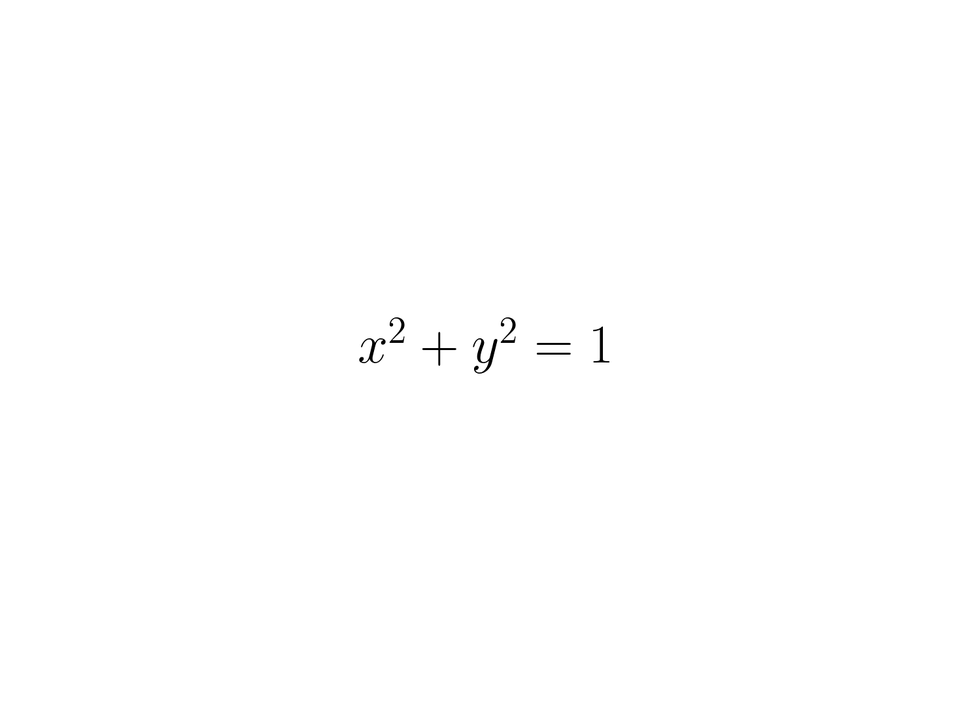
#> input picture tests/md2pdf/circle.png, 973 x 725 px, shrunk from 1488 x 1108 before the run
$ python math-tex.py
#> lines starting #> are read from the running program, lines starting #| are printed output that depends on the picture
import os
import matplotlib.pyplot as plt
from typing import Union, Tuple

import numpy as np
from PIL import Image

def to_inline_expr(math_expr: str):
    return f"${math_expr}$"

def latex_to_image(math_expr: str, file_name: str) -> None:
    file_format = os.path.splitext(file_name)[1][1:]

    # Set the LaTeX font
    plt.rcParams['text.usetex'] = True
    plt.rcParams['text.latex.preamble'] = r'\usepackage{amsmath}'

    # Add $ symbols to format the string as an inline math expression
    inline_expr = f"${math_expr}$"

    # Create a plot with the expression
    fig, ax = plt.subplots()
    ax.text(0.5, 0.5, inline_expr, size=20, ha='center')

    # Remove the plot axes
    ax.set_axis_off()

    # Save the plot as a PNG with a transparent background
    plt.savefig(fname=file_name, format=file_format, transparent=True, bbox_inches='tight', pad_inches=0.0, dpi=300)
    plt.close(fig)

def crop_image(file_name:str):
    # Read input image, and convert to NumPy array.
#> called with file_name = 'circle.png'
    img = np.array(Image.open(file_name))  # img is 1080 rows by 1920 cols and 4 color channels, the 4'th channel is alpha.
#> img is the input picture: shape (725, 973, 4); mean R, G, B, A 0, 0, 0, 0.4

    # Find indices of non-transparent pixels (indices where alpha channel value is above zero).
    idx = np.where(img[:, :, 3] > 0)
#> idx = 2557 positions, rows 315 to 375, columns 357 to 611

    # Get minimum and maximum index in both axes (top left corner and bottom right corner)
    x0, y0, x1, y1 = idx[1].min(), idx[0].min(), idx[1].max(), idx[0].max()
#> x0 = 357; y0 = 315; x1 = 611; y1 = 375

    print(x0, y0, x1, y1)
#| 357 315 611 375

    # Crop rectangle and convert to Image
    out = Image.fromarray(img[y0:y1+1, x0:x1+1, :])
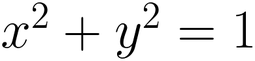
#> out: PIL image 255x61 RGBA; mean R, G, B, A 0, 0, 0, 17; transparent parts drawn white

    # Save the result (RGBA color format).
    out.save("cropped_" + file_name)


print(latex_to_image(math_expr="x^2 + y^2 = 1", file_name="circle.png"))
crop_image("circle.png")
